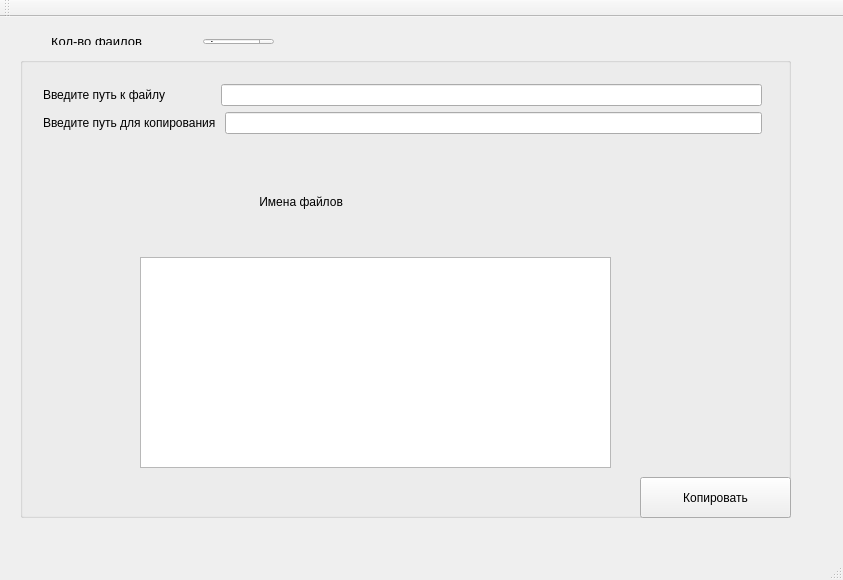
<?xml version="1.0" encoding="UTF-8"?>
<ui version="4.0">
 <class>MainWindow</class>
 <widget class="QMainWindow" name="MainWindow">
  <property name="geometry">
   <rect>
    <x>0</x>
    <y>0</y>
    <width>843</width>
    <height>580</height>
   </rect>
  </property>
  <property name="windowTitle">
   <string>MainWindow</string>
  </property>
  <widget class="QWidget" name="centralWidget">
   <widget class="QGroupBox" name="groupBox">
    <property name="geometry">
     <rect>
      <x>20</x>
      <y>40</y>
      <width>771</width>
      <height>461</height>
     </rect>
    </property>
    <property name="title">
     <string/>
    </property>
    <widget class="QPushButton" name="pushButton">
     <property name="geometry">
      <rect>
       <x>620</x>
       <y>420</y>
       <width>151</width>
       <height>41</height>
      </rect>
     </property>
     <property name="sizePolicy">
      <sizepolicy hsizetype="Preferred" vsizetype="Fixed">
       <horstretch>0</horstretch>
       <verstretch>0</verstretch>
      </sizepolicy>
     </property>
     <property name="text">
      <string>Копировать</string>
     </property>
    </widget>
    <widget class="QPlainTextEdit" name="ListName">
     <property name="geometry">
      <rect>
       <x>120</x>
       <y>200</y>
       <width>471</width>
       <height>211</height>
      </rect>
     </property>
    </widget>
    <widget class="QWidget" name="layoutWidget">
     <property name="geometry">
      <rect>
       <x>12</x>
       <y>16</y>
       <width>741</width>
       <height>201</height>
      </rect>
     </property>
     <layout class="QVBoxLayout" name="verticalLayout">
      <item>
       <layout class="QHBoxLayout" name="horizontalLayout_4">
        <item>
         <widget class="QLabel" name="label">
          <property name="enabled">
           <bool>true</bool>
          </property>
          <property name="text">
           <string>Введите путь к файлу               </string>
          </property>
         </widget>
        </item>
        <item>
         <widget class="QLineEdit" name="OldPath"/>
        </item>
       </layout>
      </item>
      <item>
       <layout class="QHBoxLayout" name="horizontalLayout_3">
        <item>
         <widget class="QLabel" name="label_2">
          <property name="sizePolicy">
           <sizepolicy hsizetype="Preferred" vsizetype="Preferred">
            <horstretch>0</horstretch>
            <verstretch>0</verstretch>
           </sizepolicy>
          </property>
          <property name="text">
           <string>Введите путь для копирования </string>
          </property>
         </widget>
        </item>
        <item>
         <widget class="QLineEdit" name="NewPath"/>
        </item>
       </layout>
      </item>
      <item>
       <widget class="QLabel" name="label_3">
        <property name="text">
         <string>                                                                 Имена файлов</string>
        </property>
       </widget>
      </item>
     </layout>
    </widget>
    <zorder>layoutWidget</zorder>
    <zorder>pushButton</zorder>
    <zorder>ListName</zorder>
   </widget>
   <widget class="QWidget" name="layoutWidget">
    <property name="geometry">
     <rect>
      <x>40</x>
      <y>10</y>
      <width>245</width>
      <height>29</height>
     </rect>
    </property>
    <layout class="QHBoxLayout" name="horizontalLayout_2">
     <item>
      <widget class="QLabel" name="label_4">
       <property name="font">
        <font>
         <pointsize>10</pointsize>
        </font>
       </property>
       <property name="text">
        <string>Кол-во файлов               </string>
       </property>
      </widget>
     </item>
     <item>
      <widget class="QSpinBox" name="CountFile">
       <property name="font">
        <font>
         <pointsize>10</pointsize>
        </font>
       </property>
       <property name="contextMenuPolicy">
        <enum>Qt::NoContextMenu</enum>
       </property>
       <property name="minimum">
        <number>1</number>
       </property>
       <property name="maximum">
        <number>10</number>
       </property>
       <property name="value">
        <number>1</number>
       </property>
      </widget>
     </item>
    </layout>
   </widget>
  </widget>
  <widget class="QMenuBar" name="menuBar">
   <property name="geometry">
    <rect>
     <x>0</x>
     <y>0</y>
     <width>843</width>
     <height>26</height>
    </rect>
   </property>
  </widget>
  <widget class="QToolBar" name="mainToolBar">
   <attribute name="toolBarArea">
    <enum>TopToolBarArea</enum>
   </attribute>
   <attribute name="toolBarBreak">
    <bool>false</bool>
   </attribute>
  </widget>
  <widget class="QStatusBar" name="statusBar"/>
 </widget>
 <layoutdefault spacing="6" margin="11"/>
 <resources/>
 <connections/>
</ui>
